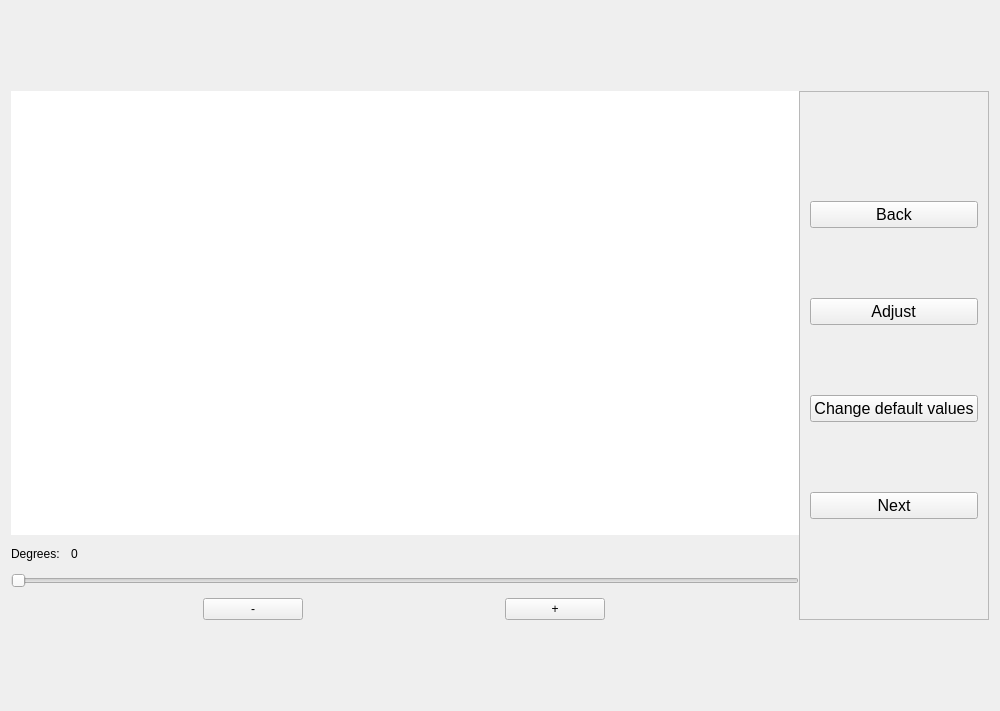
<?xml version="1.0" encoding="UTF-8"?>
<ui version="4.0">
 <class>E</class>
 <widget class="QWidget" name="E">
  <property name="geometry">
   <rect>
    <x>0</x>
    <y>0</y>
    <width>1000</width>
    <height>711</height>
   </rect>
  </property>
  <property name="windowTitle">
   <string>Editor</string>
  </property>
  <layout class="QVBoxLayout" name="verticalLayout_2">
   <item>
    <layout class="QHBoxLayout" name="hbox">
     <property name="spacing">
      <number>0</number>
     </property>
     <item>
      <layout class="QVBoxLayout" name="vbox1">
       <property name="spacing">
        <number>10</number>
       </property>
       <item>
        <widget class="QGraphicsView" name="gv">
         <property name="sizePolicy">
          <sizepolicy hsizetype="Fixed" vsizetype="Fixed">
           <horstretch>0</horstretch>
           <verstretch>0</verstretch>
          </sizepolicy>
         </property>
         <property name="maximumSize">
          <size>
           <width>1200</width>
           <height>900</height>
          </size>
         </property>
         <property name="styleSheet">
          <string notr="true">QGraphicsView{border: 0px}</string>
         </property>
         <property name="frameShadow">
          <enum>QFrame::Sunken</enum>
         </property>
         <property name="verticalScrollBarPolicy">
          <enum>Qt::ScrollBarAlwaysOff</enum>
         </property>
         <property name="horizontalScrollBarPolicy">
          <enum>Qt::ScrollBarAlwaysOff</enum>
         </property>
         <property name="sizeAdjustPolicy">
          <enum>QAbstractScrollArea::AdjustIgnored</enum>
         </property>
         <property name="backgroundBrush">
          <brush brushstyle="SolidPattern">
           <color alpha="255">
            <red>240</red>
            <green>240</green>
            <blue>240</blue>
           </color>
          </brush>
         </property>
         <property name="alignment">
          <set>Qt::AlignLeading|Qt::AlignLeft|Qt::AlignTop</set>
         </property>
        </widget>
       </item>
       <item>
        <layout class="QHBoxLayout" name="hbox_2">
         <item>
          <widget class="QLabel" name="degrees_label">
           <property name="minimumSize">
            <size>
             <width>0</width>
             <height>18</height>
            </size>
           </property>
           <property name="maximumSize">
            <size>
             <width>50</width>
             <height>18</height>
            </size>
           </property>
           <property name="text">
            <string>Degrees:</string>
           </property>
          </widget>
         </item>
         <item>
          <widget class="QLabel" name="degrees">
           <property name="maximumSize">
            <size>
             <width>16777215</width>
             <height>10</height>
            </size>
           </property>
           <property name="text">
            <string>0</string>
           </property>
          </widget>
         </item>
        </layout>
       </item>
       <item>
        <widget class="QSlider" name="slider">
         <property name="maximum">
          <number>360</number>
         </property>
         <property name="orientation">
          <enum>Qt::Horizontal</enum>
         </property>
        </widget>
       </item>
       <item>
        <layout class="QGridLayout" name="gbox">
         <item row="0" column="1">
          <widget class="QPushButton" name="plus_btn">
           <property name="minimumSize">
            <size>
             <width>50</width>
             <height>0</height>
            </size>
           </property>
           <property name="maximumSize">
            <size>
             <width>100</width>
             <height>16777215</height>
            </size>
           </property>
           <property name="text">
            <string>+</string>
           </property>
          </widget>
         </item>
         <item row="0" column="0">
          <widget class="QPushButton" name="minus_btn">
           <property name="minimumSize">
            <size>
             <width>50</width>
             <height>0</height>
            </size>
           </property>
           <property name="maximumSize">
            <size>
             <width>100</width>
             <height>16777215</height>
            </size>
           </property>
           <property name="text">
            <string>-</string>
           </property>
          </widget>
         </item>
        </layout>
       </item>
      </layout>
     </item>
     <item>
      <layout class="QVBoxLayout" name="vbox">
       <property name="spacing">
        <number>0</number>
       </property>
       <property name="leftMargin">
        <number>0</number>
       </property>
       <property name="rightMargin">
        <number>0</number>
       </property>
       <item>
        <widget class="QFrame" name="base_frame">
         <property name="enabled">
          <bool>true</bool>
         </property>
         <property name="frameShape">
          <enum>QFrame::StyledPanel</enum>
         </property>
         <property name="frameShadow">
          <enum>QFrame::Raised</enum>
         </property>
         <layout class="QVBoxLayout" name="verticalLayout_4">
          <property name="leftMargin">
           <number>10</number>
          </property>
          <property name="rightMargin">
           <number>10</number>
          </property>
          <property name="bottomMargin">
           <number>0</number>
          </property>
          <item>
           <layout class="QVBoxLayout" name="vbox3">
            <property name="spacing">
             <number>70</number>
            </property>
            <property name="topMargin">
             <number>100</number>
            </property>
            <property name="bottomMargin">
             <number>100</number>
            </property>
            <item>
             <widget class="QPushButton" name="back_btn">
              <property name="sizePolicy">
               <sizepolicy hsizetype="Maximum" vsizetype="Fixed">
                <horstretch>0</horstretch>
                <verstretch>0</verstretch>
               </sizepolicy>
              </property>
              <property name="minimumSize">
               <size>
                <width>0</width>
                <height>0</height>
               </size>
              </property>
              <property name="maximumSize">
               <size>
                <width>800</width>
                <height>60</height>
               </size>
              </property>
              <property name="font">
               <font>
                <family>Arial</family>
                <pointsize>12</pointsize>
                <weight>50</weight>
                <bold>false</bold>
               </font>
              </property>
              <property name="text">
               <string>Back</string>
              </property>
             </widget>
            </item>
            <item>
             <widget class="QPushButton" name="adjust_btn">
              <property name="maximumSize">
               <size>
                <width>16777215</width>
                <height>60</height>
               </size>
              </property>
              <property name="font">
               <font>
                <family>Arial</family>
                <pointsize>12</pointsize>
                <weight>50</weight>
                <bold>false</bold>
               </font>
              </property>
              <property name="text">
               <string>          Adjust          </string>
              </property>
             </widget>
            </item>
            <item>
             <widget class="QPushButton" name="change_btn">
              <property name="maximumSize">
               <size>
                <width>16777215</width>
                <height>60</height>
               </size>
              </property>
              <property name="font">
               <font>
                <family>Arial</family>
                <pointsize>12</pointsize>
                <weight>50</weight>
                <bold>false</bold>
               </font>
              </property>
              <property name="text">
               <string>Change default values</string>
              </property>
             </widget>
            </item>
            <item>
             <widget class="QPushButton" name="next_btn">
              <property name="maximumSize">
               <size>
                <width>16777215</width>
                <height>60</height>
               </size>
              </property>
              <property name="font">
               <font>
                <family>Arial</family>
                <pointsize>12</pointsize>
                <weight>50</weight>
                <bold>false</bold>
               </font>
              </property>
              <property name="text">
               <string>Next</string>
              </property>
             </widget>
            </item>
           </layout>
          </item>
         </layout>
        </widget>
       </item>
      </layout>
     </item>
     <item>
      <layout class="QGridLayout" name="gridLayout"/>
     </item>
    </layout>
   </item>
  </layout>
 </widget>
 <resources/>
 <connections/>
</ui>
